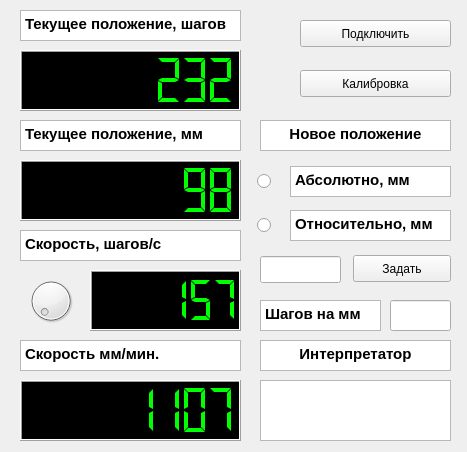
<?xml version="1.0" encoding="UTF-8"?>
<ui version="4.0">
 <class>MainWindow</class>
 <widget class="QMainWindow" name="MainWindow">
  <property name="geometry">
   <rect>
    <x>0</x>
    <y>0</y>
    <width>467</width>
    <height>452</height>
   </rect>
  </property>
  <property name="windowTitle">
   <string>MainWindow</string>
  </property>
  <widget class="QWidget" name="centralwidget">
   <widget class="QLCDNumber" name="lcdNumber">
    <property name="geometry">
     <rect>
      <x>20</x>
      <y>50</y>
      <width>221</width>
      <height>61</height>
     </rect>
    </property>
    <property name="palette">
     <palette>
      <active>
       <colorrole role="WindowText">
        <brush brushstyle="SolidPattern">
         <color alpha="255">
          <red>0</red>
          <green>255</green>
          <blue>0</blue>
         </color>
        </brush>
       </colorrole>
       <colorrole role="Base">
        <brush brushstyle="SolidPattern">
         <color alpha="255">
          <red>255</red>
          <green>255</green>
          <blue>255</blue>
         </color>
        </brush>
       </colorrole>
       <colorrole role="Window">
        <brush brushstyle="SolidPattern">
         <color alpha="255">
          <red>0</red>
          <green>0</green>
          <blue>0</blue>
         </color>
        </brush>
       </colorrole>
      </active>
      <inactive>
       <colorrole role="WindowText">
        <brush brushstyle="SolidPattern">
         <color alpha="255">
          <red>0</red>
          <green>255</green>
          <blue>0</blue>
         </color>
        </brush>
       </colorrole>
       <colorrole role="Base">
        <brush brushstyle="SolidPattern">
         <color alpha="255">
          <red>255</red>
          <green>255</green>
          <blue>255</blue>
         </color>
        </brush>
       </colorrole>
       <colorrole role="Window">
        <brush brushstyle="SolidPattern">
         <color alpha="255">
          <red>0</red>
          <green>0</green>
          <blue>0</blue>
         </color>
        </brush>
       </colorrole>
      </inactive>
      <disabled>
       <colorrole role="WindowText">
        <brush brushstyle="SolidPattern">
         <color alpha="255">
          <red>159</red>
          <green>158</green>
          <blue>158</blue>
         </color>
        </brush>
       </colorrole>
       <colorrole role="Base">
        <brush brushstyle="SolidPattern">
         <color alpha="255">
          <red>0</red>
          <green>0</green>
          <blue>0</blue>
         </color>
        </brush>
       </colorrole>
       <colorrole role="Window">
        <brush brushstyle="SolidPattern">
         <color alpha="255">
          <red>0</red>
          <green>0</green>
          <blue>0</blue>
         </color>
        </brush>
       </colorrole>
      </disabled>
     </palette>
    </property>
    <property name="autoFillBackground">
     <bool>true</bool>
    </property>
    <property name="numDigits">
     <number>8</number>
    </property>
    <property name="segmentStyle">
     <enum>QLCDNumber::Flat</enum>
    </property>
    <property name="intValue" stdset="0">
     <number>232</number>
    </property>
   </widget>
   <widget class="QTextEdit" name="textEdit">
    <property name="geometry">
     <rect>
      <x>20</x>
      <y>10</y>
      <width>221</width>
      <height>31</height>
     </rect>
    </property>
    <property name="html">
     <string>&lt;!DOCTYPE HTML PUBLIC &quot;-//W3C//DTD HTML 4.0//EN&quot; &quot;http://www.w3.org/TR/REC-html40/strict.dtd&quot;&gt;
&lt;html&gt;&lt;head&gt;&lt;meta name=&quot;qrichtext&quot; content=&quot;1&quot; /&gt;&lt;style type=&quot;text/css&quot;&gt;
p, li { white-space: pre-wrap; }
&lt;/style&gt;&lt;/head&gt;&lt;body style=&quot; font-family:'Ubuntu'; font-size:11pt; font-weight:400; font-style:normal;&quot;&gt;
&lt;p style=&quot; margin-top:12px; margin-bottom:12px; margin-left:0px; margin-right:0px; -qt-block-indent:0; text-indent:0px;&quot;&gt;&lt;span style=&quot; font-weight:600;&quot;&gt;Текущее положение, шагов&lt;/span&gt;&lt;/p&gt;&lt;/body&gt;&lt;/html&gt;</string>
    </property>
   </widget>
   <widget class="QTextEdit" name="textEdit_2">
    <property name="geometry">
     <rect>
      <x>20</x>
      <y>120</y>
      <width>221</width>
      <height>31</height>
     </rect>
    </property>
    <property name="autoFillBackground">
     <bool>true</bool>
    </property>
    <property name="html">
     <string>&lt;!DOCTYPE HTML PUBLIC &quot;-//W3C//DTD HTML 4.0//EN&quot; &quot;http://www.w3.org/TR/REC-html40/strict.dtd&quot;&gt;
&lt;html&gt;&lt;head&gt;&lt;meta name=&quot;qrichtext&quot; content=&quot;1&quot; /&gt;&lt;style type=&quot;text/css&quot;&gt;
p, li { white-space: pre-wrap; }
&lt;/style&gt;&lt;/head&gt;&lt;body style=&quot; font-family:'Ubuntu'; font-size:11pt; font-weight:400; font-style:normal;&quot;&gt;
&lt;p style=&quot; margin-top:12px; margin-bottom:12px; margin-left:0px; margin-right:0px; -qt-block-indent:0; text-indent:0px;&quot;&gt;&lt;span style=&quot; font-weight:600;&quot;&gt;Текущее положение, мм&lt;/span&gt;&lt;/p&gt;&lt;/body&gt;&lt;/html&gt;</string>
    </property>
   </widget>
   <widget class="QTextEdit" name="textEdit_3">
    <property name="geometry">
     <rect>
      <x>20</x>
      <y>230</y>
      <width>221</width>
      <height>31</height>
     </rect>
    </property>
    <property name="autoFillBackground">
     <bool>true</bool>
    </property>
    <property name="html">
     <string>&lt;!DOCTYPE HTML PUBLIC &quot;-//W3C//DTD HTML 4.0//EN&quot; &quot;http://www.w3.org/TR/REC-html40/strict.dtd&quot;&gt;
&lt;html&gt;&lt;head&gt;&lt;meta name=&quot;qrichtext&quot; content=&quot;1&quot; /&gt;&lt;style type=&quot;text/css&quot;&gt;
p, li { white-space: pre-wrap; }
&lt;/style&gt;&lt;/head&gt;&lt;body style=&quot; font-family:'Ubuntu'; font-size:11pt; font-weight:400; font-style:normal;&quot;&gt;
&lt;p style=&quot; margin-top:12px; margin-bottom:12px; margin-left:0px; margin-right:0px; -qt-block-indent:0; text-indent:0px;&quot;&gt;&lt;span style=&quot; font-weight:600;&quot;&gt;Скорость, шагов/с&lt;/span&gt;&lt;/p&gt;&lt;/body&gt;&lt;/html&gt;</string>
    </property>
   </widget>
   <widget class="QTextEdit" name="textEdit_4">
    <property name="geometry">
     <rect>
      <x>20</x>
      <y>340</y>
      <width>221</width>
      <height>31</height>
     </rect>
    </property>
    <property name="autoFillBackground">
     <bool>true</bool>
    </property>
    <property name="html">
     <string>&lt;!DOCTYPE HTML PUBLIC &quot;-//W3C//DTD HTML 4.0//EN&quot; &quot;http://www.w3.org/TR/REC-html40/strict.dtd&quot;&gt;
&lt;html&gt;&lt;head&gt;&lt;meta name=&quot;qrichtext&quot; content=&quot;1&quot; /&gt;&lt;style type=&quot;text/css&quot;&gt;
p, li { white-space: pre-wrap; }
&lt;/style&gt;&lt;/head&gt;&lt;body style=&quot; font-family:'Ubuntu'; font-size:11pt; font-weight:400; font-style:normal;&quot;&gt;
&lt;p style=&quot; margin-top:12px; margin-bottom:12px; margin-left:0px; margin-right:0px; -qt-block-indent:0; text-indent:0px;&quot;&gt;&lt;span style=&quot; font-weight:600;&quot;&gt;Скорость мм/мин.&lt;/span&gt;&lt;/p&gt;&lt;/body&gt;&lt;/html&gt;</string>
    </property>
   </widget>
   <widget class="QLCDNumber" name="lcdNumber_2">
    <property name="geometry">
     <rect>
      <x>20</x>
      <y>160</y>
      <width>221</width>
      <height>61</height>
     </rect>
    </property>
    <property name="palette">
     <palette>
      <active>
       <colorrole role="WindowText">
        <brush brushstyle="SolidPattern">
         <color alpha="255">
          <red>0</red>
          <green>255</green>
          <blue>0</blue>
         </color>
        </brush>
       </colorrole>
       <colorrole role="Base">
        <brush brushstyle="SolidPattern">
         <color alpha="255">
          <red>255</red>
          <green>255</green>
          <blue>255</blue>
         </color>
        </brush>
       </colorrole>
       <colorrole role="Window">
        <brush brushstyle="SolidPattern">
         <color alpha="255">
          <red>0</red>
          <green>0</green>
          <blue>0</blue>
         </color>
        </brush>
       </colorrole>
      </active>
      <inactive>
       <colorrole role="WindowText">
        <brush brushstyle="SolidPattern">
         <color alpha="255">
          <red>0</red>
          <green>255</green>
          <blue>0</blue>
         </color>
        </brush>
       </colorrole>
       <colorrole role="Base">
        <brush brushstyle="SolidPattern">
         <color alpha="255">
          <red>255</red>
          <green>255</green>
          <blue>255</blue>
         </color>
        </brush>
       </colorrole>
       <colorrole role="Window">
        <brush brushstyle="SolidPattern">
         <color alpha="255">
          <red>0</red>
          <green>0</green>
          <blue>0</blue>
         </color>
        </brush>
       </colorrole>
      </inactive>
      <disabled>
       <colorrole role="WindowText">
        <brush brushstyle="SolidPattern">
         <color alpha="255">
          <red>159</red>
          <green>158</green>
          <blue>158</blue>
         </color>
        </brush>
       </colorrole>
       <colorrole role="Base">
        <brush brushstyle="SolidPattern">
         <color alpha="255">
          <red>0</red>
          <green>0</green>
          <blue>0</blue>
         </color>
        </brush>
       </colorrole>
       <colorrole role="Window">
        <brush brushstyle="SolidPattern">
         <color alpha="255">
          <red>0</red>
          <green>0</green>
          <blue>0</blue>
         </color>
        </brush>
       </colorrole>
      </disabled>
     </palette>
    </property>
    <property name="autoFillBackground">
     <bool>true</bool>
    </property>
    <property name="numDigits">
     <number>8</number>
    </property>
    <property name="segmentStyle">
     <enum>QLCDNumber::Flat</enum>
    </property>
    <property name="value" stdset="0">
     <double>98.000000000000000</double>
    </property>
    <property name="intValue" stdset="0">
     <number>98</number>
    </property>
   </widget>
   <widget class="QLCDNumber" name="lcdNumber_3">
    <property name="geometry">
     <rect>
      <x>90</x>
      <y>270</y>
      <width>151</width>
      <height>61</height>
     </rect>
    </property>
    <property name="palette">
     <palette>
      <active>
       <colorrole role="WindowText">
        <brush brushstyle="SolidPattern">
         <color alpha="255">
          <red>0</red>
          <green>255</green>
          <blue>0</blue>
         </color>
        </brush>
       </colorrole>
       <colorrole role="Base">
        <brush brushstyle="SolidPattern">
         <color alpha="255">
          <red>255</red>
          <green>255</green>
          <blue>255</blue>
         </color>
        </brush>
       </colorrole>
       <colorrole role="Window">
        <brush brushstyle="SolidPattern">
         <color alpha="255">
          <red>0</red>
          <green>0</green>
          <blue>0</blue>
         </color>
        </brush>
       </colorrole>
      </active>
      <inactive>
       <colorrole role="WindowText">
        <brush brushstyle="SolidPattern">
         <color alpha="255">
          <red>0</red>
          <green>255</green>
          <blue>0</blue>
         </color>
        </brush>
       </colorrole>
       <colorrole role="Base">
        <brush brushstyle="SolidPattern">
         <color alpha="255">
          <red>255</red>
          <green>255</green>
          <blue>255</blue>
         </color>
        </brush>
       </colorrole>
       <colorrole role="Window">
        <brush brushstyle="SolidPattern">
         <color alpha="255">
          <red>0</red>
          <green>0</green>
          <blue>0</blue>
         </color>
        </brush>
       </colorrole>
      </inactive>
      <disabled>
       <colorrole role="WindowText">
        <brush brushstyle="SolidPattern">
         <color alpha="255">
          <red>159</red>
          <green>158</green>
          <blue>158</blue>
         </color>
        </brush>
       </colorrole>
       <colorrole role="Base">
        <brush brushstyle="SolidPattern">
         <color alpha="255">
          <red>0</red>
          <green>0</green>
          <blue>0</blue>
         </color>
        </brush>
       </colorrole>
       <colorrole role="Window">
        <brush brushstyle="SolidPattern">
         <color alpha="255">
          <red>0</red>
          <green>0</green>
          <blue>0</blue>
         </color>
        </brush>
       </colorrole>
      </disabled>
     </palette>
    </property>
    <property name="autoFillBackground">
     <bool>true</bool>
    </property>
    <property name="numDigits">
     <number>6</number>
    </property>
    <property name="segmentStyle">
     <enum>QLCDNumber::Flat</enum>
    </property>
    <property name="intValue" stdset="0">
     <number>157</number>
    </property>
   </widget>
   <widget class="QLCDNumber" name="lcdNumber_4">
    <property name="geometry">
     <rect>
      <x>20</x>
      <y>380</y>
      <width>221</width>
      <height>61</height>
     </rect>
    </property>
    <property name="palette">
     <palette>
      <active>
       <colorrole role="WindowText">
        <brush brushstyle="SolidPattern">
         <color alpha="255">
          <red>0</red>
          <green>255</green>
          <blue>0</blue>
         </color>
        </brush>
       </colorrole>
       <colorrole role="Base">
        <brush brushstyle="SolidPattern">
         <color alpha="255">
          <red>255</red>
          <green>255</green>
          <blue>255</blue>
         </color>
        </brush>
       </colorrole>
       <colorrole role="Window">
        <brush brushstyle="SolidPattern">
         <color alpha="255">
          <red>0</red>
          <green>0</green>
          <blue>0</blue>
         </color>
        </brush>
       </colorrole>
      </active>
      <inactive>
       <colorrole role="WindowText">
        <brush brushstyle="SolidPattern">
         <color alpha="255">
          <red>0</red>
          <green>255</green>
          <blue>0</blue>
         </color>
        </brush>
       </colorrole>
       <colorrole role="Base">
        <brush brushstyle="SolidPattern">
         <color alpha="255">
          <red>255</red>
          <green>255</green>
          <blue>255</blue>
         </color>
        </brush>
       </colorrole>
       <colorrole role="Window">
        <brush brushstyle="SolidPattern">
         <color alpha="255">
          <red>0</red>
          <green>0</green>
          <blue>0</blue>
         </color>
        </brush>
       </colorrole>
      </inactive>
      <disabled>
       <colorrole role="WindowText">
        <brush brushstyle="SolidPattern">
         <color alpha="255">
          <red>159</red>
          <green>158</green>
          <blue>158</blue>
         </color>
        </brush>
       </colorrole>
       <colorrole role="Base">
        <brush brushstyle="SolidPattern">
         <color alpha="255">
          <red>0</red>
          <green>0</green>
          <blue>0</blue>
         </color>
        </brush>
       </colorrole>
       <colorrole role="Window">
        <brush brushstyle="SolidPattern">
         <color alpha="255">
          <red>0</red>
          <green>0</green>
          <blue>0</blue>
         </color>
        </brush>
       </colorrole>
      </disabled>
     </palette>
    </property>
    <property name="autoFillBackground">
     <bool>true</bool>
    </property>
    <property name="numDigits">
     <number>8</number>
    </property>
    <property name="segmentStyle">
     <enum>QLCDNumber::Flat</enum>
    </property>
    <property name="value" stdset="0">
     <double>1107.000000000000000</double>
    </property>
    <property name="intValue" stdset="0">
     <number>1107</number>
    </property>
   </widget>
   <widget class="QLedIndicator" name="ledIndicator">
    <property name="geometry">
     <rect>
      <x>254</x>
      <y>20</y>
      <width>24</width>
      <height>31</height>
     </rect>
    </property>
    <property name="toolTip">
     <string>Led indicator/button</string>
    </property>
    <property name="whatsThis">
     <string>Led indicator/button</string>
    </property>
   </widget>
   <widget class="QPushButton" name="pushButton">
    <property name="geometry">
     <rect>
      <x>300</x>
      <y>20</y>
      <width>151</width>
      <height>27</height>
     </rect>
    </property>
    <property name="text">
     <string>Подключить</string>
    </property>
   </widget>
   <widget class="QLedIndicator" name="ledIndicator_2">
    <property name="geometry">
     <rect>
      <x>254</x>
      <y>70</y>
      <width>24</width>
      <height>31</height>
     </rect>
    </property>
    <property name="toolTip">
     <string>Led indicator/button</string>
    </property>
    <property name="whatsThis">
     <string>Led indicator/button</string>
    </property>
   </widget>
   <widget class="QPushButton" name="pushButton_2">
    <property name="geometry">
     <rect>
      <x>300</x>
      <y>70</y>
      <width>151</width>
      <height>27</height>
     </rect>
    </property>
    <property name="text">
     <string>Калибровка</string>
    </property>
   </widget>
   <widget class="QDial" name="dial">
    <property name="geometry">
     <rect>
      <x>26</x>
      <y>269</y>
      <width>50</width>
      <height>64</height>
     </rect>
    </property>
    <property name="orientation">
     <enum>Qt::Vertical</enum>
    </property>
    <property name="wrapping">
     <bool>false</bool>
    </property>
   </widget>
   <widget class="QRadioButton" name="radioButton">
    <property name="geometry">
     <rect>
      <x>257</x>
      <y>170</y>
      <width>21</width>
      <height>22</height>
     </rect>
    </property>
    <property name="text">
     <string/>
    </property>
   </widget>
   <widget class="QTextEdit" name="textEdit_5">
    <property name="geometry">
     <rect>
      <x>290</x>
      <y>166</y>
      <width>161</width>
      <height>31</height>
     </rect>
    </property>
    <property name="autoFillBackground">
     <bool>true</bool>
    </property>
    <property name="html">
     <string>&lt;!DOCTYPE HTML PUBLIC &quot;-//W3C//DTD HTML 4.0//EN&quot; &quot;http://www.w3.org/TR/REC-html40/strict.dtd&quot;&gt;
&lt;html&gt;&lt;head&gt;&lt;meta name=&quot;qrichtext&quot; content=&quot;1&quot; /&gt;&lt;style type=&quot;text/css&quot;&gt;
p, li { white-space: pre-wrap; }
&lt;/style&gt;&lt;/head&gt;&lt;body style=&quot; font-family:'Ubuntu'; font-size:11pt; font-weight:400; font-style:normal;&quot;&gt;
&lt;p style=&quot; margin-top:12px; margin-bottom:12px; margin-left:0px; margin-right:0px; -qt-block-indent:0; text-indent:0px;&quot;&gt;&lt;span style=&quot; font-weight:600;&quot;&gt;Абсолютно, мм&lt;/span&gt;&lt;/p&gt;&lt;/body&gt;&lt;/html&gt;</string>
    </property>
   </widget>
   <widget class="QRadioButton" name="radioButton_2">
    <property name="geometry">
     <rect>
      <x>257</x>
      <y>214</y>
      <width>21</width>
      <height>22</height>
     </rect>
    </property>
    <property name="text">
     <string/>
    </property>
   </widget>
   <widget class="QTextEdit" name="textEdit_6">
    <property name="geometry">
     <rect>
      <x>290</x>
      <y>210</y>
      <width>161</width>
      <height>31</height>
     </rect>
    </property>
    <property name="autoFillBackground">
     <bool>true</bool>
    </property>
    <property name="html">
     <string>&lt;!DOCTYPE HTML PUBLIC &quot;-//W3C//DTD HTML 4.0//EN&quot; &quot;http://www.w3.org/TR/REC-html40/strict.dtd&quot;&gt;
&lt;html&gt;&lt;head&gt;&lt;meta name=&quot;qrichtext&quot; content=&quot;1&quot; /&gt;&lt;style type=&quot;text/css&quot;&gt;
p, li { white-space: pre-wrap; }
&lt;/style&gt;&lt;/head&gt;&lt;body style=&quot; font-family:'Ubuntu'; font-size:11pt; font-weight:400; font-style:normal;&quot;&gt;
&lt;p style=&quot; margin-top:12px; margin-bottom:12px; margin-left:0px; margin-right:0px; -qt-block-indent:0; text-indent:0px;&quot;&gt;&lt;span style=&quot; font-weight:600;&quot;&gt;Относительно, мм&lt;/span&gt;&lt;/p&gt;&lt;/body&gt;&lt;/html&gt;</string>
    </property>
   </widget>
   <widget class="QLineEdit" name="lineEdit_2">
    <property name="geometry">
     <rect>
      <x>260</x>
      <y>256</y>
      <width>81</width>
      <height>27</height>
     </rect>
    </property>
   </widget>
   <widget class="QTextEdit" name="textEdit_7">
    <property name="geometry">
     <rect>
      <x>260</x>
      <y>300</y>
      <width>121</width>
      <height>31</height>
     </rect>
    </property>
    <property name="autoFillBackground">
     <bool>true</bool>
    </property>
    <property name="html">
     <string>&lt;!DOCTYPE HTML PUBLIC &quot;-//W3C//DTD HTML 4.0//EN&quot; &quot;http://www.w3.org/TR/REC-html40/strict.dtd&quot;&gt;
&lt;html&gt;&lt;head&gt;&lt;meta name=&quot;qrichtext&quot; content=&quot;1&quot; /&gt;&lt;style type=&quot;text/css&quot;&gt;
p, li { white-space: pre-wrap; }
&lt;/style&gt;&lt;/head&gt;&lt;body style=&quot; font-family:'Ubuntu'; font-size:11pt; font-weight:400; font-style:normal;&quot;&gt;
&lt;p style=&quot; margin-top:12px; margin-bottom:12px; margin-left:0px; margin-right:0px; -qt-block-indent:0; text-indent:0px;&quot;&gt;&lt;span style=&quot; font-weight:600;&quot;&gt;Шагов на мм&lt;/span&gt;&lt;/p&gt;&lt;/body&gt;&lt;/html&gt;</string>
    </property>
   </widget>
   <widget class="QLineEdit" name="lineEdit_3">
    <property name="geometry">
     <rect>
      <x>390</x>
      <y>300</y>
      <width>61</width>
      <height>31</height>
     </rect>
    </property>
   </widget>
   <widget class="QTextEdit" name="textEdit_8">
    <property name="geometry">
     <rect>
      <x>260</x>
      <y>120</y>
      <width>191</width>
      <height>31</height>
     </rect>
    </property>
    <property name="autoFillBackground">
     <bool>true</bool>
    </property>
    <property name="html">
     <string>&lt;!DOCTYPE HTML PUBLIC &quot;-//W3C//DTD HTML 4.0//EN&quot; &quot;http://www.w3.org/TR/REC-html40/strict.dtd&quot;&gt;
&lt;html&gt;&lt;head&gt;&lt;meta name=&quot;qrichtext&quot; content=&quot;1&quot; /&gt;&lt;style type=&quot;text/css&quot;&gt;
p, li { white-space: pre-wrap; }
&lt;/style&gt;&lt;/head&gt;&lt;body style=&quot; font-family:'Ubuntu'; font-size:11pt; font-weight:400; font-style:normal;&quot;&gt;
&lt;p align=&quot;center&quot; style=&quot; margin-top:0px; margin-bottom:0px; margin-left:0px; margin-right:0px; -qt-block-indent:0; text-indent:0px;&quot;&gt;&lt;span style=&quot; font-weight:600;&quot;&gt;Новое положение&lt;/span&gt;&lt;/p&gt;&lt;/body&gt;&lt;/html&gt;</string>
    </property>
   </widget>
   <widget class="QPushButton" name="pushButton_3">
    <property name="geometry">
     <rect>
      <x>353</x>
      <y>255</y>
      <width>98</width>
      <height>27</height>
     </rect>
    </property>
    <property name="text">
     <string>Задать</string>
    </property>
   </widget>
   <widget class="QTextEdit" name="textEdit_9">
    <property name="geometry">
     <rect>
      <x>260</x>
      <y>340</y>
      <width>191</width>
      <height>31</height>
     </rect>
    </property>
    <property name="autoFillBackground">
     <bool>true</bool>
    </property>
    <property name="html">
     <string>&lt;!DOCTYPE HTML PUBLIC &quot;-//W3C//DTD HTML 4.0//EN&quot; &quot;http://www.w3.org/TR/REC-html40/strict.dtd&quot;&gt;
&lt;html&gt;&lt;head&gt;&lt;meta name=&quot;qrichtext&quot; content=&quot;1&quot; /&gt;&lt;style type=&quot;text/css&quot;&gt;
p, li { white-space: pre-wrap; }
&lt;/style&gt;&lt;/head&gt;&lt;body style=&quot; font-family:'Ubuntu'; font-size:11pt; font-weight:400; font-style:normal;&quot;&gt;
&lt;p align=&quot;center&quot; style=&quot; margin-top:12px; margin-bottom:12px; margin-left:0px; margin-right:0px; -qt-block-indent:0; text-indent:0px;&quot;&gt;&lt;span style=&quot; font-weight:600;&quot;&gt;Интерпретатор&lt;/span&gt;&lt;/p&gt;&lt;/body&gt;&lt;/html&gt;</string>
    </property>
   </widget>
   <widget class="QPlainTextEdit" name="plainTextEdit">
    <property name="geometry">
     <rect>
      <x>260</x>
      <y>380</y>
      <width>191</width>
      <height>61</height>
     </rect>
    </property>
   </widget>
  </widget>
 </widget>
 <customwidgets>
  <customwidget>
   <class>QLedIndicator</class>
   <extends>QWidget</extends>
   <header>qledindicator.h</header>
  </customwidget>
 </customwidgets>
 <resources/>
 <connections/>
</ui>
